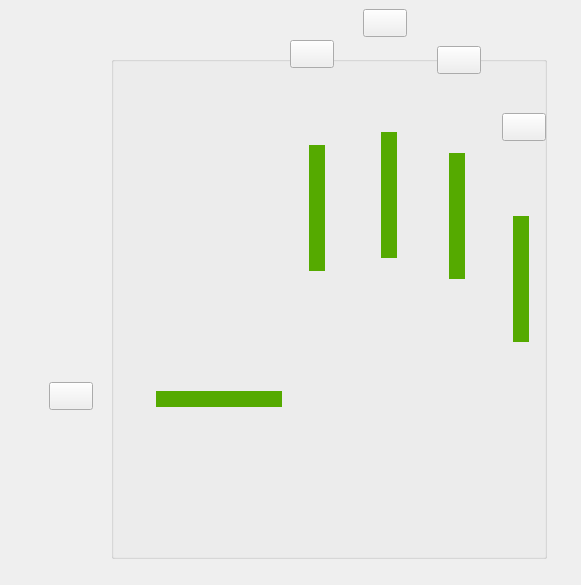
<?xml version="1.0" encoding="UTF-8"?>
<ui version="4.0">
 <class>CTrainingHand</class>
 <widget class="QWidget" name="CTrainingHand">
  <property name="geometry">
   <rect>
    <x>0</x>
    <y>0</y>
    <width>581</width>
    <height>585</height>
   </rect>
  </property>
  <property name="windowTitle">
   <string>Form</string>
  </property>
  <layout class="QGridLayout" name="gridLayout">
   <property name="leftMargin">
    <number>0</number>
   </property>
   <property name="topMargin">
    <number>0</number>
   </property>
   <property name="rightMargin">
    <number>0</number>
   </property>
   <property name="bottomMargin">
    <number>0</number>
   </property>
   <item row="0" column="0">
    <widget class="QStackedWidget" name="stackedWidget">
     <property name="currentIndex">
      <number>0</number>
     </property>
     <widget class="QWidget" name="rightHand_Page">
      <widget class="QGroupBox" name="right_GroupBox">
       <property name="geometry">
        <rect>
         <x>111</x>
         <y>56</y>
         <width>436</width>
         <height>503</height>
        </rect>
       </property>
       <property name="styleSheet">
        <string notr="true">#right_GroupBox{border-image: url(:/new/prefix1/source/RHandState/trainRightHand.png);}
</string>
       </property>
       <property name="title">
        <string/>
       </property>
       <widget class="CProcessBar" name="finger1R_Widget" native="true">
        <property name="geometry">
         <rect>
          <x>198</x>
          <y>89</y>
          <width>16</width>
          <height>126</height>
         </rect>
        </property>
        <property name="styleSheet">
         <string notr="true">background-color: rgb(85, 170, 0);</string>
        </property>
       </widget>
       <widget class="CProcessBar" name="finger4R_Widget" native="true">
        <property name="geometry">
         <rect>
          <x>402</x>
          <y>160</y>
          <width>16</width>
          <height>126</height>
         </rect>
        </property>
        <property name="styleSheet">
         <string notr="true">background-color: rgb(85, 170, 0);</string>
        </property>
       </widget>
       <widget class="CProcessBar" name="finger3R_Widget" native="true">
        <property name="geometry">
         <rect>
          <x>338</x>
          <y>97</y>
          <width>16</width>
          <height>126</height>
         </rect>
        </property>
        <property name="styleSheet">
         <string notr="true">background-color: rgb(85, 170, 0);</string>
        </property>
       </widget>
       <widget class="CProcessBar" name="finger2R_Widget" native="true">
        <property name="geometry">
         <rect>
          <x>270</x>
          <y>76</y>
          <width>16</width>
          <height>126</height>
         </rect>
        </property>
        <property name="styleSheet">
         <string notr="true">background-color: rgb(85, 170, 0);</string>
        </property>
       </widget>
       <widget class="CProcessBar" name="finger0R_Widget" native="true">
        <property name="geometry">
         <rect>
          <x>45</x>
          <y>335</y>
          <width>126</width>
          <height>16</height>
         </rect>
        </property>
        <property name="styleSheet">
         <string notr="true">background-color: rgb(85, 170, 0);</string>
        </property>
       </widget>
      </widget>
      <widget class="QPushButton" name="finger0R_Btn">
       <property name="geometry">
        <rect>
         <x>49</x>
         <y>382</y>
         <width>44</width>
         <height>28</height>
        </rect>
       </property>
       <property name="styleSheet">
        <string notr="true">border-image: url(:/new/prefix1/source/buttons/generalButton/turnOn.png);</string>
       </property>
       <property name="text">
        <string/>
       </property>
      </widget>
      <widget class="QPushButton" name="finger1R_Btn">
       <property name="geometry">
        <rect>
         <x>290</x>
         <y>40</y>
         <width>44</width>
         <height>28</height>
        </rect>
       </property>
       <property name="styleSheet">
        <string notr="true">border-image: url(:/new/prefix1/source/buttons/generalButton/turnOn.png);</string>
       </property>
       <property name="text">
        <string/>
       </property>
      </widget>
      <widget class="QPushButton" name="finger2R_Btn">
       <property name="geometry">
        <rect>
         <x>363</x>
         <y>9</y>
         <width>44</width>
         <height>28</height>
        </rect>
       </property>
       <property name="styleSheet">
        <string notr="true">border-image: url(:/new/prefix1/source/buttons/generalButton/turnOn.png);</string>
       </property>
       <property name="text">
        <string/>
       </property>
      </widget>
      <widget class="QPushButton" name="finger3R_Btn">
       <property name="geometry">
        <rect>
         <x>437</x>
         <y>46</y>
         <width>44</width>
         <height>28</height>
        </rect>
       </property>
       <property name="styleSheet">
        <string notr="true">border-image: url(:/new/prefix1/source/buttons/generalButton/turnOn.png);</string>
       </property>
       <property name="text">
        <string/>
       </property>
      </widget>
      <widget class="QPushButton" name="finger4R_Btn">
       <property name="geometry">
        <rect>
         <x>502</x>
         <y>113</y>
         <width>44</width>
         <height>28</height>
        </rect>
       </property>
       <property name="styleSheet">
        <string notr="true">border-image: url(:/new/prefix1/source/buttons/generalButton/turnOn.png);</string>
       </property>
       <property name="text">
        <string/>
       </property>
      </widget>
     </widget>
     <widget class="QWidget" name="leftHand_Page">
      <widget class="QGroupBox" name="left_GroupBox">
       <property name="geometry">
        <rect>
         <x>49</x>
         <y>56</y>
         <width>436</width>
         <height>503</height>
        </rect>
       </property>
       <property name="styleSheet">
        <string notr="true">#left_GroupBox{border-image: url(:/new/prefix1/source/LHandState/trainLeftHand.png);}</string>
       </property>
       <property name="title">
        <string/>
       </property>
       <widget class="CProcessBar" name="finger4L_Widget" native="true">
        <property name="geometry">
         <rect>
          <x>22</x>
          <y>160</y>
          <width>16</width>
          <height>126</height>
         </rect>
        </property>
        <property name="styleSheet">
         <string notr="true">background-color: rgb(85, 170, 0);</string>
        </property>
       </widget>
       <widget class="CProcessBar" name="finger3L_Widget" native="true">
        <property name="geometry">
         <rect>
          <x>86</x>
          <y>97</y>
          <width>16</width>
          <height>126</height>
         </rect>
        </property>
        <property name="styleSheet">
         <string notr="true">background-color: rgb(85, 170, 0);</string>
        </property>
       </widget>
       <widget class="CProcessBar" name="finger2L_Widget" native="true">
        <property name="geometry">
         <rect>
          <x>155</x>
          <y>76</y>
          <width>16</width>
          <height>126</height>
         </rect>
        </property>
        <property name="styleSheet">
         <string notr="true">background-color: rgb(85, 170, 0);</string>
        </property>
       </widget>
       <widget class="CProcessBar" name="finger1L_Widget" native="true">
        <property name="geometry">
         <rect>
          <x>226</x>
          <y>89</y>
          <width>16</width>
          <height>126</height>
         </rect>
        </property>
        <property name="styleSheet">
         <string notr="true">background-color: rgb(85, 170, 0);</string>
        </property>
       </widget>
       <widget class="CProcessBar" name="finger0L_Widget" native="true">
        <property name="geometry">
         <rect>
          <x>265</x>
          <y>335</y>
          <width>126</width>
          <height>16</height>
         </rect>
        </property>
        <property name="styleSheet">
         <string notr="true">background-color: rgb(85, 170, 0);</string>
        </property>
       </widget>
      </widget>
      <widget class="QPushButton" name="finger0L_Btn">
       <property name="geometry">
        <rect>
         <x>503</x>
         <y>382</y>
         <width>44</width>
         <height>28</height>
        </rect>
       </property>
       <property name="styleSheet">
        <string notr="true">border-image: url(:/new/prefix1/source/buttons/generalButton/turnOn.png);</string>
       </property>
       <property name="text">
        <string/>
       </property>
      </widget>
      <widget class="QPushButton" name="finger1L_Btn">
       <property name="geometry">
        <rect>
         <x>262</x>
         <y>40</y>
         <width>44</width>
         <height>28</height>
        </rect>
       </property>
       <property name="styleSheet">
        <string notr="true">border-image: url(:/new/prefix1/source/buttons/generalButton/turnOn.png);</string>
       </property>
       <property name="text">
        <string/>
       </property>
      </widget>
      <widget class="QPushButton" name="finger2L_Btn">
       <property name="geometry">
        <rect>
         <x>190</x>
         <y>9</y>
         <width>44</width>
         <height>28</height>
        </rect>
       </property>
       <property name="styleSheet">
        <string notr="true">border-image: url(:/new/prefix1/source/buttons/generalButton/turnOn.png);</string>
       </property>
       <property name="text">
        <string/>
       </property>
      </widget>
      <widget class="QPushButton" name="finger3L_Btn">
       <property name="geometry">
        <rect>
         <x>115</x>
         <y>46</y>
         <width>44</width>
         <height>28</height>
        </rect>
       </property>
       <property name="styleSheet">
        <string notr="true">border-image: url(:/new/prefix1/source/buttons/generalButton/turnOn.png);</string>
       </property>
       <property name="text">
        <string/>
       </property>
      </widget>
      <widget class="QPushButton" name="finger4L_Btn">
       <property name="geometry">
        <rect>
         <x>50</x>
         <y>113</y>
         <width>44</width>
         <height>28</height>
        </rect>
       </property>
       <property name="styleSheet">
        <string notr="true">border-image: url(:/new/prefix1/source/buttons/generalButton/turnOn.png);</string>
       </property>
       <property name="text">
        <string/>
       </property>
      </widget>
     </widget>
    </widget>
   </item>
  </layout>
 </widget>
 <customwidgets>
  <customwidget>
   <class>CProcessBar</class>
   <extends>QWidget</extends>
   <header>cprocessbar.h</header>
   <container>1</container>
  </customwidget>
 </customwidgets>
 <resources/>
 <connections/>
</ui>
